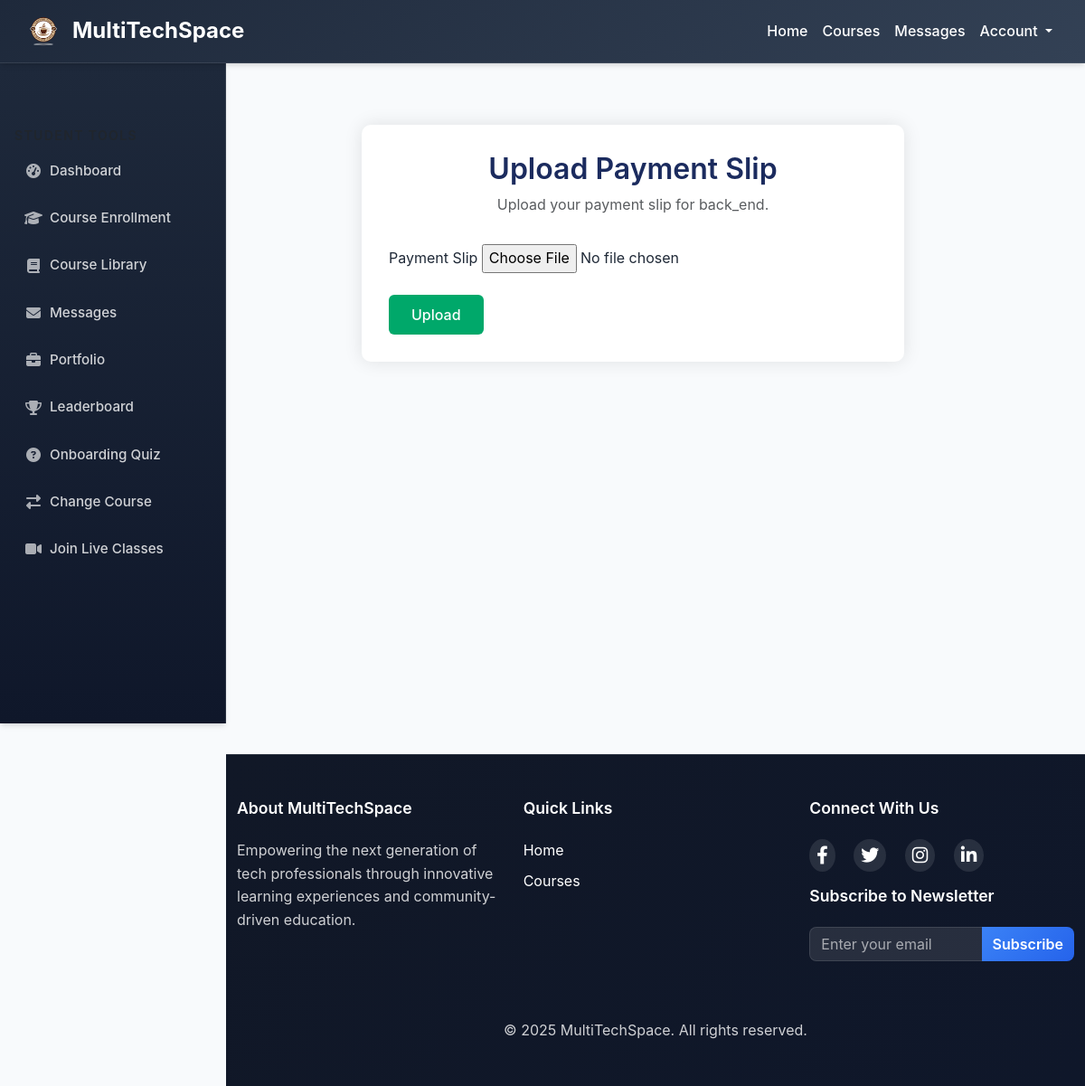
The page /upload_payment_slip/2/ (signed in) on the database as committed earlier.
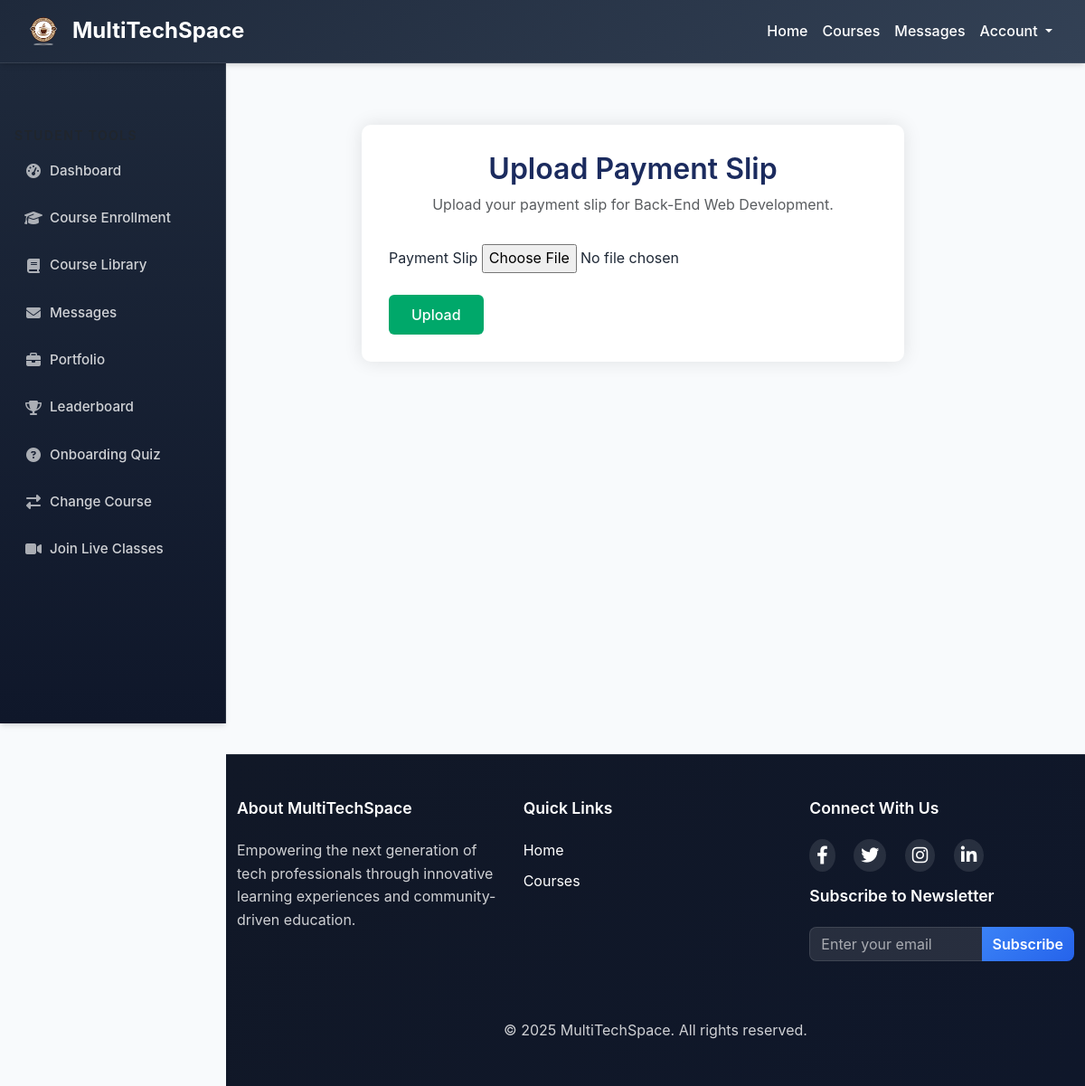
The same page on the database as committed later.
### core/models.py (models this page shows, shortened)
class Course(models.Model):
    LEVEL_CHOICES = (
        ('Beginner', 'Beginner'),
        ('Intermediate', 'Intermediate'),
        ('Advanced', 'Advanced'),
    )
    title = models.CharField(max_length=200)
    description = models.TextField()
    duration = models.IntegerField()
    level = models.CharField(max_length=20, choices=LEVEL_CHOICES)
    facilitator = models.ForeignKey(User, on_delete=models.SET_NULL, null=True, blank=True)
    price = models.DecimalField(max_digits=10, decimal_places=2, default=0.00)

### core/views.py (the view)
# urls.py: path('upload_payment_slip/<int:course_id>/', views.upload_payment_slip, name='upload_payment_slip'),
@login_required
def upload_payment_slip(request, course_id):
    course = get_object_or_404(Course, id=course_id)
    if request.method == 'POST':
        form = PaymentSlipForm(request.POST, request.FILES)
        if form.is_valid():
            slip = form.save(commit=False)
            slip.user = request.user
            slip.course = course
            slip.save()
            Notification.objects.create(
                user=request.user,
                type='slip',
                message=f"Your payment slip for {course.title} has been uploaded."
            )
            AuditLog.objects.create(
                user=request.user,
                action='Payment Slip Uploaded',
                details=f"Slip for course {course.title}"
            )
            messages.success(request, 'Payment slip uploaded successfully.')
            return redirect('student_dashboard')
    else:
        form = PaymentSlipForm()
    return render(request, 'core/upload_payment_slip.html', {'form': form, 'course': course, 'logo_base64': settings.LOGO_BASE64})

### core/forms.py
class PaymentSlipForm(forms.ModelForm):
    class Meta:
        model = PaymentSlip
        fields = ['slip']
        widgets = {
            'slip': forms.FileInput(attrs={'accept': 'image/*,application/pdf'}),
        }

### templates/core/upload_payment_slip.html (shortened to what this page needs)
{% extends 'core/base.html' %}
{% load static %}
{% block content %}
<div class="page-wrapper">
    <div class="container">
        <div class="form-container">
            <div class="form-header">
                <h2>Upload Payment Slip</h2>
                <p class="text-muted">Upload your payment slip for {{ course.title }}.</p>
            </div>
            <form method="POST" enctype="multipart/form-data">
                <div class="form-group mb-4">
                    <label for="{{ form.slip.id_for_label }}">Payment Slip</label>
                    {{ form.slip }}
                </div>
                <div class="form-group">
                    <button type="submit" class="btn btn-primary btn-submit">Upload</button>
                </div>
            </form>
        </div>
    </div>
</div>
{% endblock %}

Rows that differ between the two databases and show on the page:
changed Course: title "back_end" → "Back-End Web Development"
